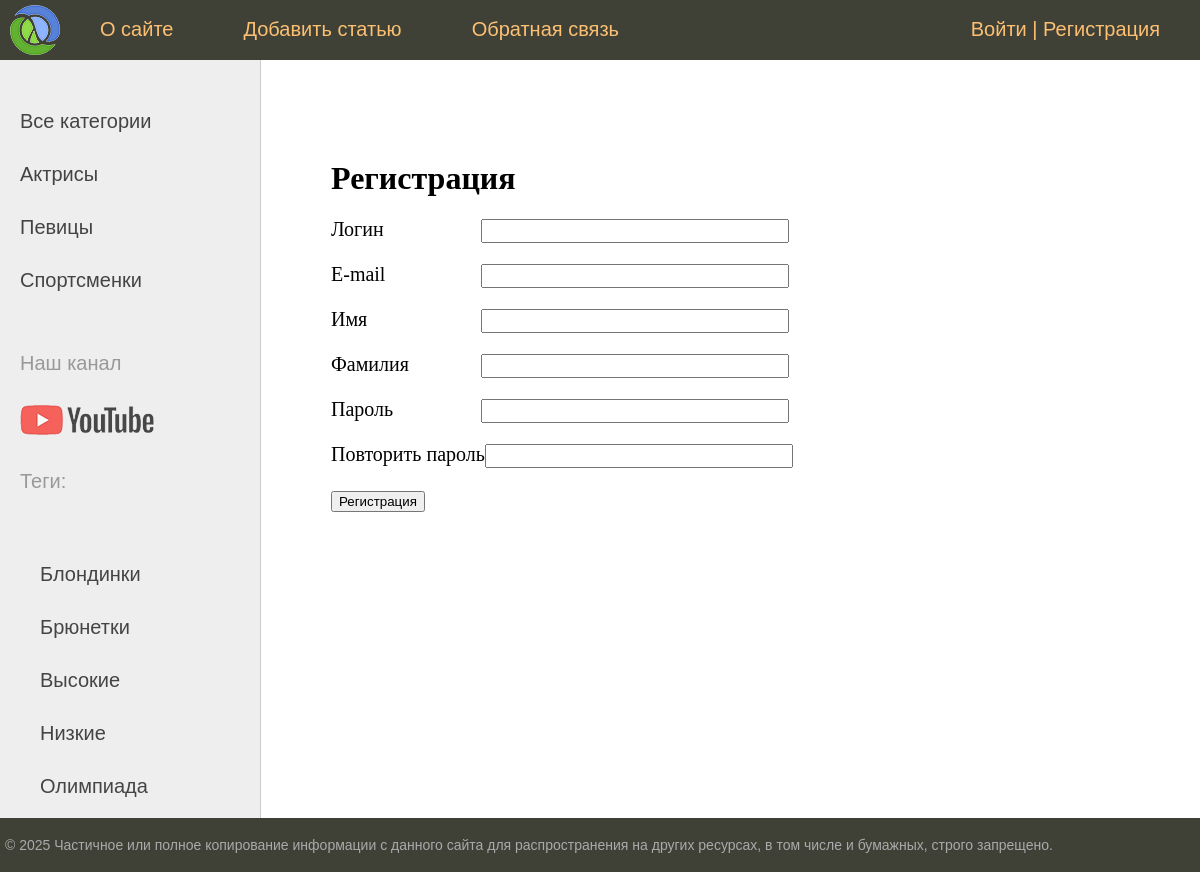
The page /users/register/ on the database its author committed.
### thefamouswomen/models.py (models this page shows, shortened)
class Category(models.Model):
    name = models.CharField(max_length=100, db_index=True, verbose_name='Категория')
    slug = models.SlugField(max_length=255, unique=True, db_index=True)
    class Meta:
        verbose_name = 'Категория'
        verbose_name_plural = 'Категории'
    def get_absolute_url(self):
        return reverse('category', kwargs={'cat_slug':self.slug})

class TagPost(models.Model):
    tag = CharField(max_length=100, db_index=True)
    slug = SlugField(max_length=255, unique=True, db_index=True)
    def get_absolute_url(self):
        return reverse('tag', kwargs={'tag_slug':self.slug})

### users/views.py (the view)
# urls.py: path('register/', views.RegisterUser.as_view(), name = 'register'),
class RegisterUser(CreateView):
    form_class = RegisterUserForm
    template_name = 'users/register.html'
    extra_context = {'title': 'Регистрация'}
    success_url = reverse_lazy('users:login')

### users/forms.py (shortened to what this page needs)
class RegisterUserForm(UserCreationForm):
    username = forms.CharField(label='Логин', widget=forms.TextInput(attrs={'class': 'form-input'}))
    password1 = forms.CharField(label='Пароль', widget=forms.PasswordInput(attrs={'class': 'form-input'}))
    password2 = forms.CharField(label='Повторить пароль', widget=forms.PasswordInput(attrs={'class': 'form-input'}))
    class Meta:
        model = get_user_model()
        fields = ['username', 'email', 'first_name', 'last_name', 'password1', 'password2']
        labels = {
            'email': 'E-mail',
            'first_name': 'Имя',
            'last_name': 'Фамилия'
        }
        widgets = {
            'email': forms.TextInput(attrs={'class': 'form-input'}),
            'first_name': forms.TextInput(attrs={'class': 'form-input'}),
            'last_name': forms.TextInput(attrs={'class': 'form-input'})
        }

### thefamouswomen/templatetags/women_tags.py (called while the page is built)
@register.inclusion_tag('thefamouswomen/list_categories.html')
def show_categories(catselected = 0):
    cats = Category.objects.annotate(total = Count("posts")).filter(total__gt=0)
    return {'cats': cats, 'cat_selected': catselected}

@register.inclusion_tag('thefamouswomen/list_tags.html')
def show_all_tags():
    return {'tags': TagPost.objects.annotate(total = Count("tags")).filter(total__gt=0)
}

### users/context_processors.py (called while the page is built)
def get_women_context(request):
    return {'mainmenu': menu}

### users/templates/users/register.html (shortened to what this page needs)
{% extends 'base.html' %}
{% block content %}
<h1>Регистрация</h1>
<form method="post">
    {% for f in form %}
    <p><label class="form-label" for="{{ f.id_for_label }}">{{ f.label }}</label>{{ f }}</p>
    {% endfor %}
    <p><button type="submit">Регистрация</button> </p>
</form>
{% endblock %}

### thefamouswomen/templates/thefamouswomen/list_categories.html
{% for cat in cats %}
{% if cat.id == cat_selected %}
<li class="selected">{{ cat.name }}</li>
{% else %}
<li><a href="{{ cat.get_absolute_url }}">{{ cat.name }}</a></li>
{% endif %}
{% endfor %}

### thefamouswomen/templates/thefamouswomen/list_tags.html
{% if tags %}
<p>Теги:</p>
<ul class="tag_list">
    {% for t in tags %}
    <li><a href="{{ t.get_absolute_url }}">{{t.tag}}</a></li>
    {% endfor %}
</ul>
{% endif %}

### thefamouswomen/static/thefamouswomen/css/styles.css (style rules this page uses)
html, body { font-family: 'Arial'; margin: 0; padding: 0; height: 100%; width: 100%; color: #444; }
a { color: #0059b2; text-decoration: none; }
.left-chapters ul { width: 230px; margin: 0; padding: 20px 10px 10px 20px; list-style: none; font-size: 20px; }
.left-chapters ul li { margin: 30px 0 0 0; color: #999; }
.left-chapters ul li a { color: #444; text-decoration: none; }
.content-text h1 { font-size: 32px; }
.form-input { width: 300px; font-size: 16px; }
.form-label { display: inline-block; min-width: 150px; vertical-align: top; }

### rows shown on the page
Category: name "Актрисы"
Category: name "Певицы"
Category: name "Спортсменки"
TagPost: tag "Блондинки"
TagPost: tag "Брюнетки"
TagPost: tag "Высокие"
TagPost: tag "Низкие"
TagPost: tag "Олимпиада"

### other values the page prints
{{ m.title }} "О сайте" "Добавить статью" "Обратная связь"
{{ f.label }} "Логин" "E-mail" "Имя" "Фамилия" "Пароль" "Повторить пароль"
